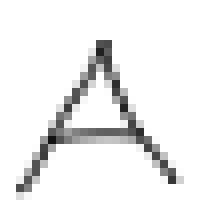
#> input picture Data_test/00.png, 28 x 28 px, found by its file name (shown 8 times larger); its folder holds only this picture in this run
$ jupyter execute --allow-errors My_first_NW_with_my_data.ipynb   (shell and % lines are left out)
#> lines starting #> are read from the running program, lines starting #| are printed output that depends on the picture
[cell 1]
### Скелет Нейросети
import numpy
import scipy, scipy.ndimage
import imageio
import os
import matplotlib.pyplot


# Определение класса нейронной сети
class neuralNetwork:

    # Инициализируем нейронную сеть
    def __init__(self, inputnodes, hiddennodes, outputnodes, learningrate):
        # Задать количество узлов во входном, скрытом и выходном слое
#> further down, img_array is the input picture: shape (28, 28); min 17, max 255, mean 240.2
#> `img_data = 255.0 - img_array.reshape(784)`: img_data = 784 values, max 238 at index 482, min 0 at index 0, mean 14.84
#> `inputs = (img_data / 255.0 * 0.99) + 0.01`: inputs = 784 values, max 0.934 at index 482, min 0.01 at index 0, mean 0.0676
#> `inputs_plusx_img = scipy.ndimage.interpolation.rotate(inputs.reshape(2..`:
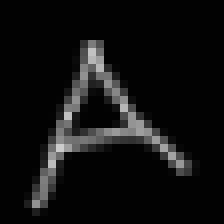
#> inputs_plusx_img: shape (28, 28) float64 (shown 8 times larger); min 0.01, max 0.804, mean 0.0676
#> `inputs_minusx_img = scipy.ndimage.interpolation.rotate(inputs.reshape(..`:
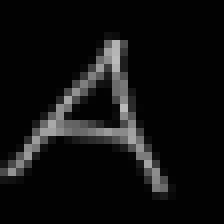
#> inputs_minusx_img: shape (28, 28) float64 (shown 8 times larger); min 0.01, max 0.735, mean 0.0676
        self.inodes = inputnodes
        self.hnodes = hiddennodes
        self.onodes = outputnodes

        self.wih = numpy.random.normal(0.0, pow(self.inodes, -0.5), (self.hnodes, self.inodes))
        self.who = numpy.random.normal(0.0, pow(self.hnodes, -0.5), (self.onodes, self.hnodes))

        # Коэффициент обучения
        self.lr = learningrate

        # использование сигмоиды в качестве функции активации
        self.activation_function = lambda x: scipy.special.expit(x)

        pass

    # Тренировка нейронной сети
    def train(self, inputs_list, targets_list):
        # Преобразовать список входных значений в двумерный массив
        inputs = numpy.array(inputs_list, ndmin=2).T
        targets = numpy.array(targets_list, ndmin=2).T

        # Рассчитать входиящие сигналы для скрытого слоя
        hidden_inputs = numpy.dot(self.wih, inputs)

        # Рассчитать исходиящие сигналы для скрытого слоя
        hidden_outputs = self.activation_function(hidden_inputs)

        # Рассчитать
        final_inputs = numpy.dot(self.who, hidden_outputs)

        final_outputs = self.activation_function(final_inputs)

        # ошибка = целевое значение - фактическое значение
        output_errors = targets - final_outputs

        # ошибки скрытого слоя - это ошибки output_errors,
        # распределенные пропорционально весовым коэффициентам связей
        # и рекомбинированные на скрытых узлах
        hidden_errors = numpy.dot(self.who.T, output_errors)

        # Обновить весовые коэффициенты связей между скрытым и выходным слоями
        self.who += self.lr * numpy.dot((output_errors * final_outputs * (1.0 - final_outputs)), numpy.transpose(hidden_outputs))

        # Обновить весовые коэффициенты связей между входным и скрытым слоями
        self.wih += self.lr * numpy.dot((hidden_errors * hidden_outputs * (1.0 - hidden_outputs)), numpy.transpose(inputs))

        pass


    # Опрос нейронной сети

    def query(self, inputs_list):
        # преобразовать список входных значений
        # в двухмерный массив
        inputs = numpy.array(inputs_list, ndmin=2).T

        # рассчитать входящие сигналы для скрытого слоя
        hidden_inputs = numpy.dot(self.wih, inputs)

        # рассчитать исходящие сигналы для скрытого слоя
        hidden_outputs = self.activation_function(hidden_inputs)

        # рассчитать входящие сигналы для выходного слоя
        final_inputs = numpy.dot (self.who, hidden_outputs)

        # рассчитать исходящие сигналы для выходного слоя
        final_outputs = self.activation_function(final_inputs)

        return final_outputs

[cell 2]
### создаем нейросеть

# Количество входных, скрытых и выходных узлов
input_nodes = 784
hidden_nodes = 1000
output_nodes = 5

# Коэффициент обучения равен:
learning_rate = 0.35

#создаем экземпляр нейронной сети
n = neuralNetwork(input_nodes, hidden_nodes, output_nodes, learning_rate)
# загрузим в список тренировочный набор данных mnist

# кол-во циклов тренировки (эпох)
epochs = 50

# Тренировка Нейронной сети
#> (the rest of this cell did not finish here and is left out)

#> in train, `hidden_inputs = numpy.dot(self.wih, inputs)`: hidden_inputs = 1000 values, max 0.561 at index 458, min -0.639 at index 11, mean 0.0031
#> in train, `hidden_inputs = numpy.dot(self.wih, inputs)`:
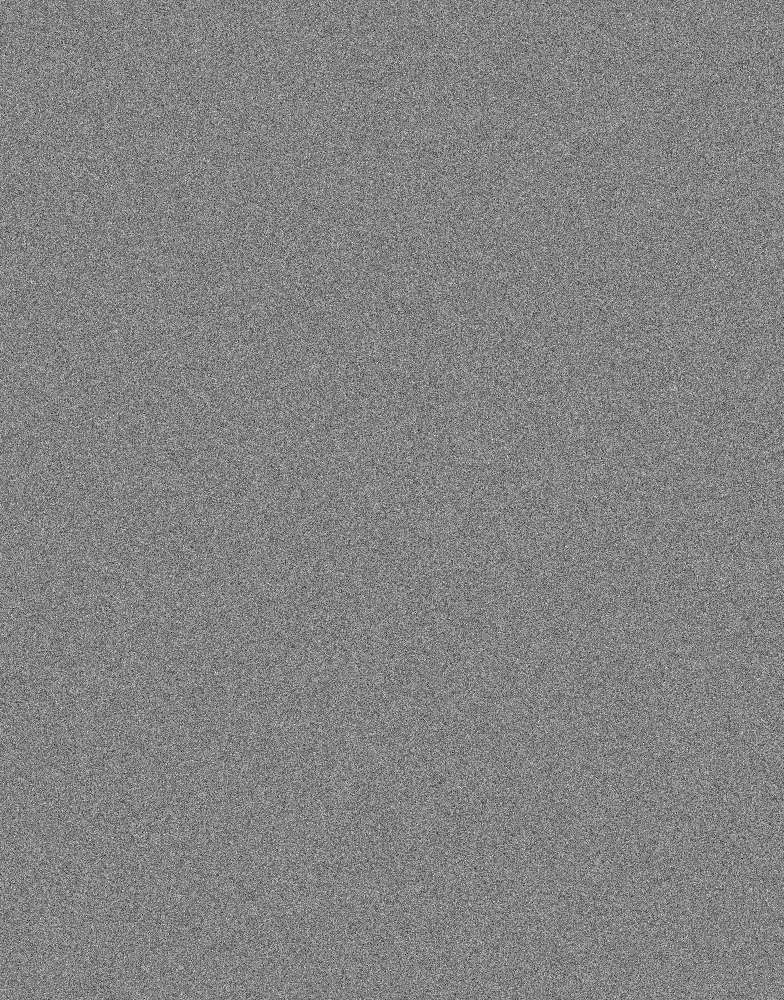
#> self.wih: shape (1000, 784) float64; min -0.179, max 0.168, mean 7.19e-05; drawn with min black and max white
#> in train, `hidden_outputs = self.activation_function(hidden_inputs)`: hidden_outputs = 1000 values, max 0.637 at index 458, min 0.345 at index 11, mean 0.501
#> in train, `final_inputs = numpy.dot(self.who, hidden_outputs)`: final_inputs = [-0.541, -0.757, 0.0854, 0.92, 0.202]
#> in train, `final_outputs = self.activation_function(final_inputs)`: final_outputs = [0.368, 0.319, 0.521, 0.715, 0.55]
#> in train, `output_errors = targets - final_outputs`: output_errors = [0.622, -0.309, -0.511, -0.705, -0.54]
#> in train, `hidden_errors = numpy.dot(self.who.T, output_errors)`: hidden_errors = 1000 values, max 0.128 at index 274, min -0.111 at index 649, mean -0.00196
            n.train(inputs_plusx_img.reshape(784), targets)
            n.train(inputs_minusx_img.reshape(784), targets)

        pass
pass

[cell 3]
### проверяем нейросеть

koff = 0 # Счетчик правильных ответов нейросети
#> koff = 0
Digits = ['А', 'Б','В','Г','Д']

directory = 'Data_test/'
for filename in os.listdir(directory):
    img_array = imageio.imread(directory + filename)
    img_data = 255.0 - img_array.reshape(784)
    img_data = (img_data / 255.0 * 0.99) + 0.01
#> img_data has the same summary as inputs
    outputs = n.query(img_data)
#> in query, `hidden_inputs = numpy.dot(self.wih, inputs)`: hidden_inputs = 1000 values, max 0.709 at index 458, min -0.756 at index 11, mean -0.00406
#> in query, `hidden_outputs = self.activation_function(hidden_inputs)`: hidden_outputs = 1000 values, max 0.67 at index 458, min 0.319 at index 11, mean 0.499
#> in query, `final_inputs = numpy.dot (self.who, hidden_outputs)`: final_inputs = [12.57, -6.85, -11.46, -12.16, -11.87]
#> in query, `final_outputs = self.activation_function(final_inputs)`: final_outputs = [1, 0.00106, 1.05e-05, 5.23e-06, 7.02e-06]
#> outputs = [1, 0.00106, 1.05e-05, 5.23e-06, 7.02e-06]
    label = numpy.argmax(outputs)
#> label = 0


    if label == int(filename[0]):
        koff += 1
#> koff = 1

    print(Digits[int(filename[0])], Digits[label])
#| А А

print ("эффективность = ", koff / 10)
#| эффективность =  0.1
